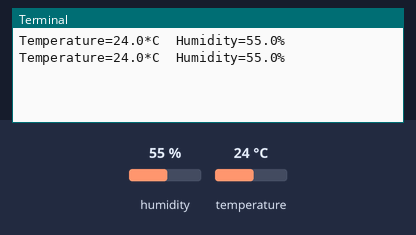
Recording of a program running on a simulated Raspberry Pi (BCM pin numbers). On the bench: the last lines printed to the terminal. Inputs (shaded band) come from the test bench; at power-on: humidity 55 %, temperature 24 °C.

Above: at 1.2 s.
1.3 s: humidity set to 22 %
At 2.0 s:
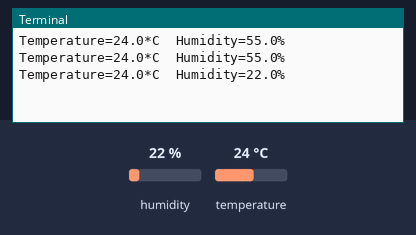
2.8 s: temperature set to 12 °C
At 3.6 s:
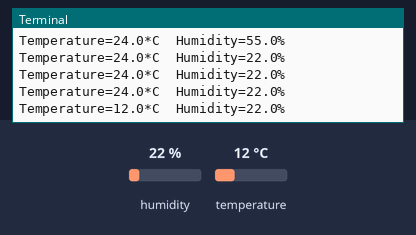
4.3 s: humidity set to 40 %
At 4.3 s:
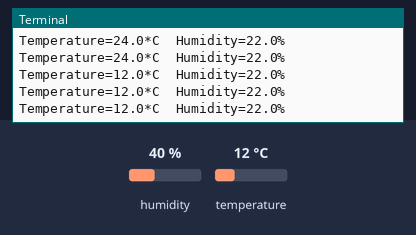
Timing chart, 0 to 7.3 s (numbered marks = the images above; inputs shaded):
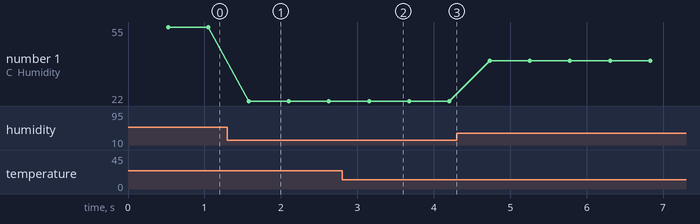

The program:

dht22.py
```python
import Adafruit_DHT

DHT_SENSOR = Adafruit_DHT.DHT22
DHT_PIN = 4

while True:
    humidity, temperature = Adafruit_DHT.read_retry(DHT_SENSOR, DHT_PIN)

    if humidity is not None and temperature is not None:
        print("Temperature={0:0.1f}*C  Humidity={1:0.1f}%".format(temperature, humidity))
    else:
        print("Failed to retrieve data from humidity sensor")
```

Measured:
- after the input at 1.3 s, the terminal: prints a new line after 0.28 s (image 1)
- after the input at 2.8 s, the terminal: prints a new line after 0.35 s (image 2)
- plotted number 1: 55 → 22 after the input at 1.3 s, 22 → 40 after the input at 4.3 s
